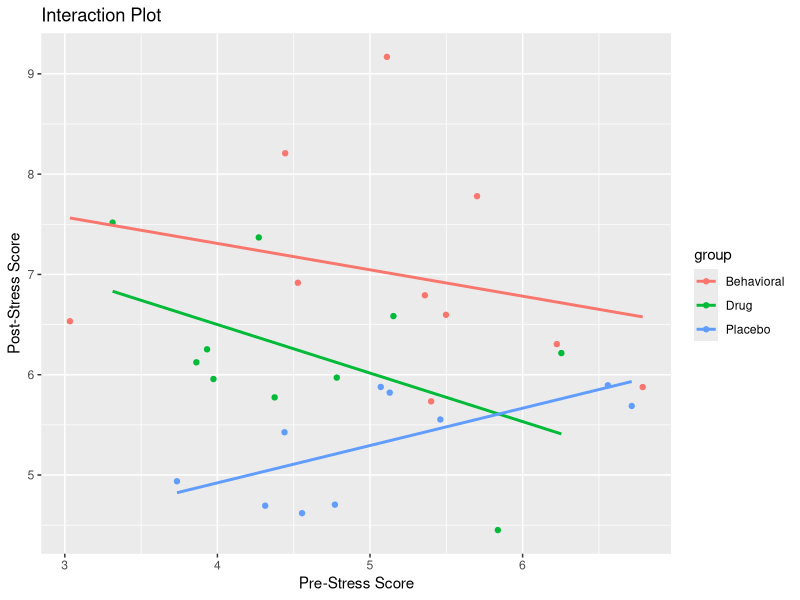
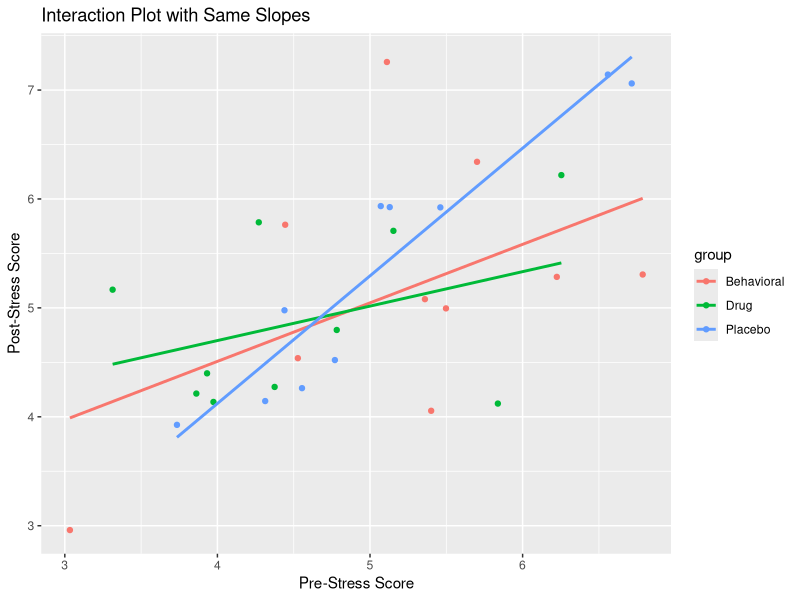
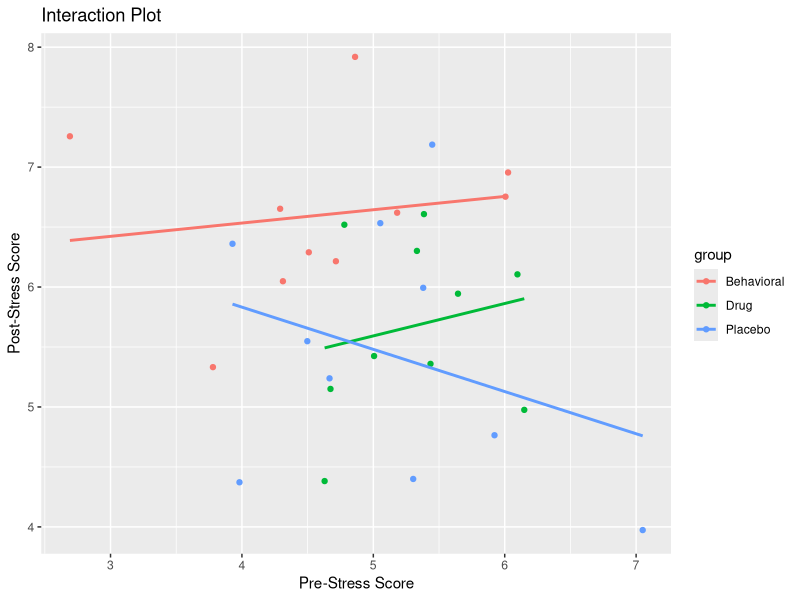

Recreate these plots in R, in order.
# R Code for introduction-to-ancova.qmd

#------------------------------
# ```{r, echo=FALSE, message=FALSE}
#------------------------------

    # Example visualization in R
        library(ggplot2)
        set.seed(123)
        data <- data.frame(
          group = rep(c("Placebo", "Behavioral", "Drug"), each = 10),
          pre_stress = rnorm(30, 5, 1),
          post_stress = c(rnorm(10, 5, 1), rnorm(10, 7, 1), rnorm(10, 6, 1))
        )

        # Interaction plot
        ggplot(data, aes(x = pre_stress, y = post_stress, color = group)) +
          geom_point() +
          geom_smooth(method = "lm", se = FALSE) +
          labs(title = "Interaction Plot", x = "Pre-Stress Score", y = "Post-Stress Score")
      

#------------------------------
# ```{r, echo=FALSE, message=FALSE}
#------------------------------

# Example visualization in R with same slopes
library(ggplot2)
set.seed(123)

# Generate pre_stress values
pre_stress <- rnorm(30, 5, 1)

# Common linear equation for all groups
common_slope <- 0.8  # Choose a common slope
intercept <- 1       # Choose a common intercept

# Calculate post_stress using the common linear equation
post_stress <- pre_stress * common_slope + intercept + rnorm(30, 0, 1)

# Create the data frame
data <- data.frame(
  group = rep(c("Placebo", "Behavioral", "Drug"), each = 10),
  pre_stress = pre_stress,
  post_stress = post_stress
)

# Interaction plot with same slopes
ggplot(data, aes(x = pre_stress, y = post_stress, color = group)) +
  geom_point() +
  geom_smooth(method = "lm", se = FALSE) +
  labs(title = "Interaction Plot with Same Slopes", x = "Pre-Stress Score", y = "Post-Stress Score")


#------------------------------
# ```{r, eval=FALSE}
#------------------------------

# Example visualization in R
        library(ggplot2)

        data <- data.frame(
          group = rep(c("Placebo", "Behavioral", "Drug"), each = 10),
          pre_stress = rnorm(30, 5, 1),
          post_stress = c(rnorm(10, 5, 1), rnorm(10, 7, 1), rnorm(10, 6, 1))
        )

        # Interaction plot
        ggplot(data, aes(x = pre_stress, y = post_stress, color = group)) +
          geom_point() +
          geom_smooth(method = "lm", se = FALSE) +
          labs(title = "Interaction Plot", x = "Pre-Stress Score", y = "Post-Stress Score")

#------------------------------
# ```{r, eval=FALSE}
#------------------------------

# Adjusted means in R
        library(car)
        model <- lm(post_stress ~ group + pre_stress, data = data)
        Anova(model, type = 3)
        lsmeans <- emmeans::emmeans(model, "group")
        print(lsmeans)

#------------------------------
# ```{r, eval=FALSE}
#------------------------------

# Testing main effects and interaction in R
        model <- lm(post_stress ~ group * pre_stress, data = data)
        Anova(model, type = 3)

#------------------------------
# ```{r, eval=FALSE}
#------------------------------

# Effect sizes and significance in R
        model <- lm(post_stress ~ group + pre_stress, data = data)
        Anova(model, type = 3)

#------------------------------
# ```{r, eval=FALSE}
#------------------------------

# Example ANCOVA in R
        model <- lm(post_stress ~ group + pre_stress, data = data)
        summary(model)
        Anova(model, type = 3)
